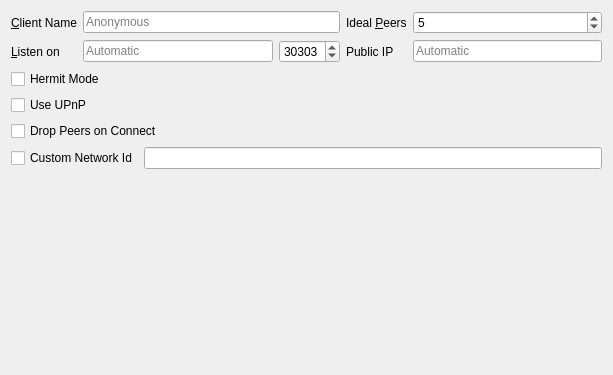
<?xml version="1.0" encoding="UTF-8"?>
<ui version="4.0">
 <class>NetworkSettings</class>
 <widget class="QWidget" name="NetworkSettings">
  <property name="geometry">
   <rect>
    <x>0</x>
    <y>0</y>
    <width>613</width>
    <height>375</height>
   </rect>
  </property>
  <layout class="QVBoxLayout" name="verticalLayout">
   <item>
    <layout class="QGridLayout" name="gridLayout_4">
     <item row="0" column="2" colspan="2">
      <widget class="QLineEdit" name="clientName">
       <property name="placeholderText">
        <string>Anonymous</string>
       </property>
      </widget>
     </item>
     <item row="0" column="4">
      <widget class="QLabel" name="label_8">
       <property name="text">
        <string>Ideal &amp;Peers</string>
       </property>
       <property name="buddy">
        <cstring>idealPeers</cstring>
       </property>
      </widget>
     </item>
     <item row="3" column="5">
      <widget class="QLineEdit" name="forcePublicIP">
       <property name="placeholderText">
        <string>Automatic</string>
       </property>
      </widget>
     </item>
     <item row="3" column="0">
      <widget class="QLabel" name="label_6">
       <property name="text">
        <string>&amp;Listen on</string>
       </property>
       <property name="buddy">
        <cstring>port</cstring>
       </property>
      </widget>
     </item>
     <item row="0" column="5">
      <widget class="QSpinBox" name="idealPeers">
       <property name="minimum">
        <number>1</number>
       </property>
       <property name="value">
        <number>5</number>
       </property>
      </widget>
     </item>
     <item row="3" column="2">
      <widget class="QLineEdit" name="listenIP">
       <property name="inputMask">
        <string/>
       </property>
       <property name="text">
        <string/>
       </property>
       <property name="placeholderText">
        <string>Automatic</string>
       </property>
      </widget>
     </item>
     <item row="3" column="4">
      <widget class="QLabel" name="label_7">
       <property name="text">
        <string>Public IP</string>
       </property>
      </widget>
     </item>
     <item row="3" column="3">
      <widget class="QSpinBox" name="port">
       <property name="minimum">
        <number>1024</number>
       </property>
       <property name="maximum">
        <number>32767</number>
       </property>
       <property name="value">
        <number>30303</number>
       </property>
      </widget>
     </item>
     <item row="0" column="0">
      <widget class="QLabel" name="label_9">
       <property name="text">
        <string>&amp;Client Name</string>
       </property>
       <property name="buddy">
        <cstring>clientName</cstring>
       </property>
      </widget>
     </item>
    </layout>
   </item>
   <item>
    <widget class="QCheckBox" name="hermitMode">
     <property name="text">
      <string>Hermit Mode</string>
     </property>
    </widget>
   </item>
   <item>
    <widget class="QCheckBox" name="useUpnp">
     <property name="text">
      <string>Use UPnP</string>
     </property>
    </widget>
   </item>
   <item>
    <widget class="QCheckBox" name="dropPeers">
     <property name="text">
      <string>Drop Peers on Connect</string>
     </property>
    </widget>
   </item>
   <item>
    <layout class="QHBoxLayout" name="horizontalLayout">
     <item>
      <widget class="QCheckBox" name="useNetworkId">
       <property name="text">
        <string>Custom Network Id</string>
       </property>
      </widget>
     </item>
     <item>
      <widget class="QLineEdit" name="networkId"/>
     </item>
    </layout>
   </item>
   <item>
    <spacer name="verticalSpacer">
     <property name="orientation">
      <enum>Qt::Vertical</enum>
     </property>
     <property name="sizeType">
      <enum>QSizePolicy::Expanding</enum>
     </property>
     <property name="sizeHint" stdset="0">
      <size>
       <width>20</width>
       <height>40</height>
      </size>
     </property>
    </spacer>
   </item>
  </layout>
 </widget>
 <layoutdefault spacing="6" margin="11"/>
 <resources/>
 <connections/>
</ui>
